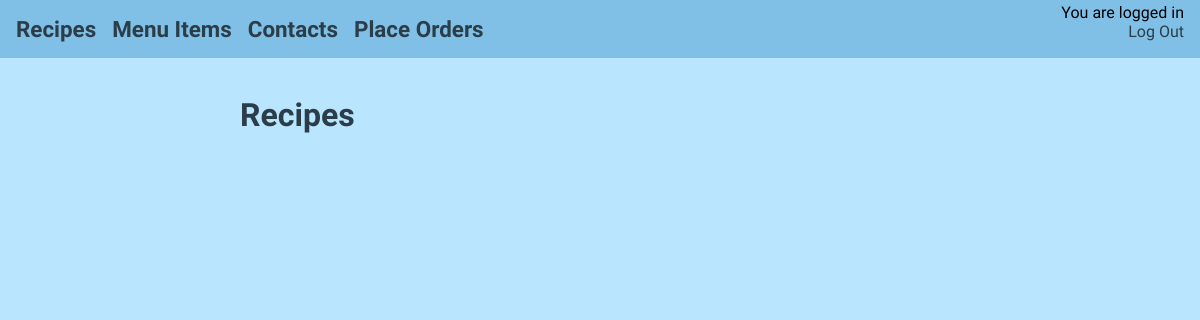
/recipes (signed in), run on an earlier commit of the app's database.
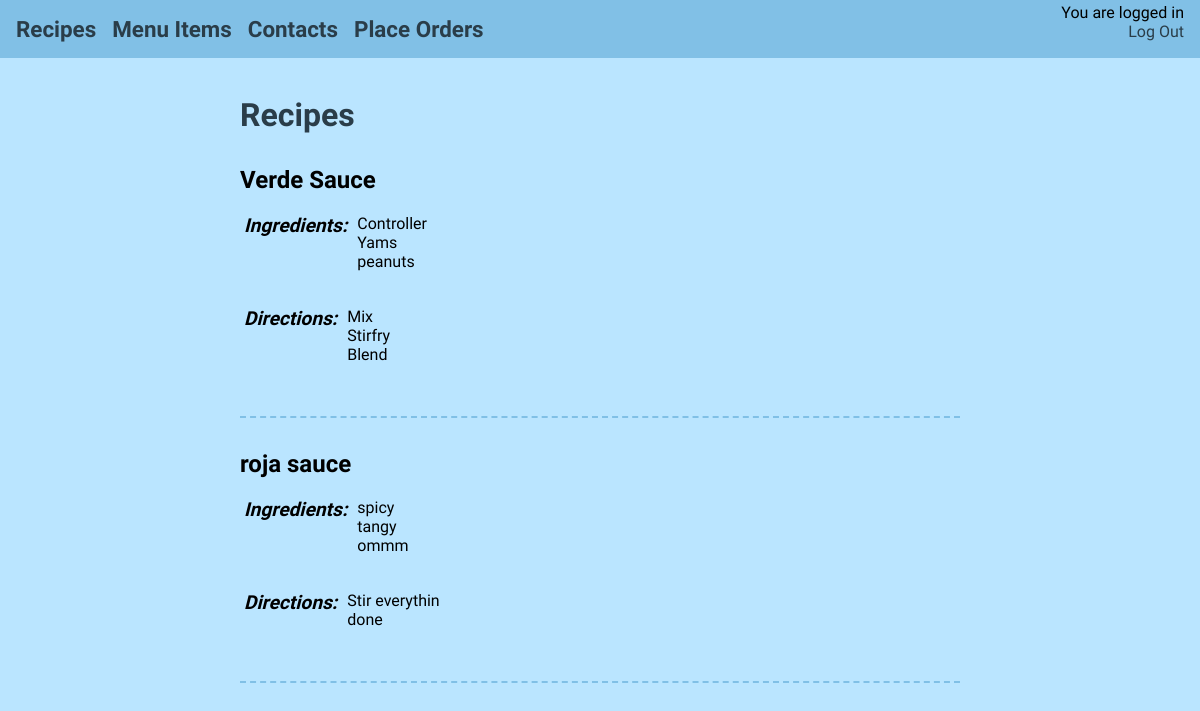
And on a later commit of the database.
### manager_guide/models.py (models this page shows, shortened)
class Recipe(models.Model):
	name = models.CharField(max_length=100)
	ingredients = models.TextField()
	directions = models.TextField()

### manager_guide/views.py (the view)
# urls.py: url(r'^recipes$', views.recipes, name='recipes'),
@login_required
def recipes(request):
	recipes = Recipe.objects.order_by('name')
	return render(request, 'manager_guide/recipes.html', {'recipes': recipes})

### manager_guide/templates/manager_guide/recipes.html
{% extends 'manager_guide/base2.html' %}
{% block content %}
	<div id="content_box">
		<div id="menu_tag">
			<h1>Recipes</h1>
			<div class="menu_items">
				{% for recipe in recipes %}
				<h2>{{ recipe.name }}</h2>
				<table>
					<tr>
						<td><p><em>Ingredients:</em></p></td>
						<td><p>{{ recipe.ingredients|linebreaksbr }}</p></td>
					</tr>
					<tr>
						<td><p><em>Directions:</em></p></td>
						<td><p>{{ recipe.directions|linebreaksbr }}</p></td>
					</tr>
				</table>
				<center><hr /></center>
				{% endfor %}
			</div>
		</div>
	</div>
{% endblock %}

What changed in the data, as far as the page shows it:
added Recipe: name "Verde Sauce", ingredients "Controller Yams peanuts", directions "Mix Stirfry Blend"
added Recipe: name "roja sauce", ingredients "spicy tangy ommm", directions "Stir everythin done"
